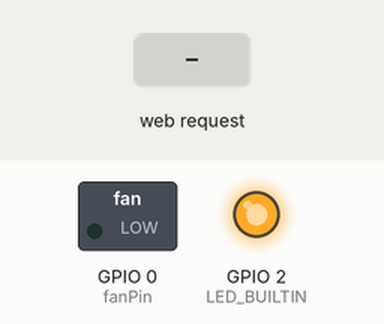
This sketch was run on a simulated ESP8266 (NodeMCU). On the bench: switched loads named in the sketch (green lamp = pin HIGH), output pins drawn as LEDs (lit = HIGH, except the on-board LED, lit = LOW). Inputs (shaded band) come from the test bench. WiFi joins after 1.5 s; servers stay silent unless stated; what the sketch prints to the serial monitor is not drawn.

Above: at 2.7 s.
2.8 s: HTTP request GET /FAN=ON received
At 3.2 s:
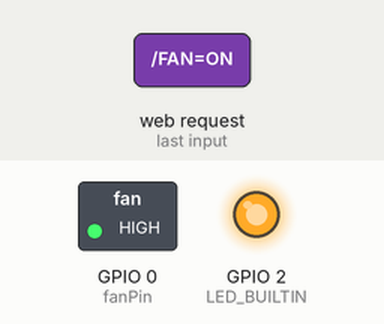
4.3 s: HTTP request GET /FAN=OFF received
At 5.5 s:
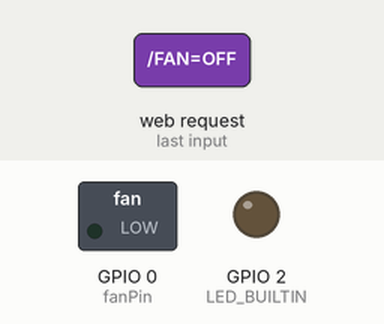
Timing chart, 0 to 7.3 s (numbered marks = the images above; inputs shaded):
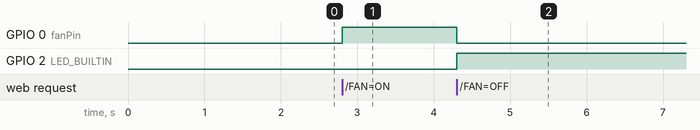

Measured:
- after the input at 2.8 s, GPIO 0 (fanPin): LOW → HIGH at once
- after the input at 4.3 s, GPIO 0 (fanPin): HIGH → LOW at once; GPIO 2 (LED_BUILTIN): LOW → HIGH at once

The sketch:

WiFan.ino
```cpp
//Made by Reid Bailey using https://github.com/esp8266/Arduino/tree/master/doc/esp8266wifi
//
//For use with ESP-01, HW-305 ESP-01 USB Serial Adapter (programmer) and ESP-01S Relay V1.0 (single Relay Module):
//  Ensure IO0 pin is grounded before uploading.
//  Ensure EN pin is pulled up (connected to 3.3V pin) before use.
//  Tools Settings:
//    Board:"Generic ESP8266 Module"
//    Builtin LED: "2"
//    Upload Speed: "115200"
//    CPU Frequency: "80MHz"
//    Crystal Frequency: "26Mhz"
//    Flash Size: "512KB (FS:64KB OTA:~214KB)"
//    Flash Mode: "DIO"
//    Flash Frequency: : "40MHz"
//    Reset Method: "no dtr (aka ck)"
//    Debug Port: "Disabled"
//    Debug Level: "None"
//    IwIP Variant: "v2 Lower Memory"
//    VTables: "Flash"
//    Exceptions: "Legacy (new can return nullptr)
//    Erase Flash: "Only Sketch"
//    Espressif FW: "nonos-sdk 2.2.1+100 (190703)"
//    SSL Support: "All SSL ciphers (most compatible)"
//    Port: "COM 8" ##NOTE: YOURS MAY NOT BE##
//
//  Compiling successfully with Arduino IDE v1.8.11 and esp8266 by ESP8266 community v2.6.3

#include <ESP8266WiFi.h>

const char* WiFi_hostname = "WiFan";
const char* ssid = "DWR-921-07CC";
const char* password = "______";

int fanPin = 0;

WiFiServer server(80);

void setup() {
  Serial.begin(9600);
  delay(10);

  pinMode(fanPin, OUTPUT);
  pinMode(LED_BUILTIN, OUTPUT);
  digitalWrite(fanPin, LOW);

  // Connect to WiFi network
  Serial.println();
  Serial.println();
  Serial.print("Connecting to ");
  Serial.println(ssid);

  WiFi.hostname(WiFi_hostname);
  WiFi.begin(ssid, password);

  while (WiFi.status() != WL_CONNECTED) {
    delay(500);
    Serial.print(".");
  }
  Serial.println("");
  Serial.println("WiFi connected");

  // Start the server
  server.begin();
  Serial.println("Server started");

  // Print the IP address
  Serial.print("Use this URL to connect: ");
  Serial.print("http://");
  Serial.print(WiFi.localIP());
  Serial.println("/");
}

void loop() {
  // Check if a client has connected
  WiFiClient client = server.available();
  if (!client) {
    return;
  }

  // Wait until the client sends some data
  Serial.println("new client");
  while(!client.available()){
    delay(1);
  }

  // Read the first line of the request
  String request = client.readStringUntil('\r');
  Serial.println(request);
  client.flush();

  // Match the request

  int value = HIGH;
  if (request.indexOf("/FAN=ON") != -1)  {
    digitalWrite(fanPin, HIGH);
    digitalWrite(LED_BUILTIN, LOW);   // turn the LED on (LOW on ESP-01)
    value = HIGH;
  }
  if (request.indexOf("/FAN=OFF") != -1)  {
    digitalWrite(fanPin, LOW);
    digitalWrite(LED_BUILTIN, HIGH);   // turn the LED off (HIGH on ESP-01)
    value = LOW;
  }

  // Return the response
  client.println("HTTP/1.1 200 OK");
  client.println("Content-Type: text/html");
  client.println("");
  client.println("<!DOCTYPE HTML>");
  client.println("<html>");
  client.println("<head>");
  client.println("<style>");
  client.println("body {background-color: black;}");
  client.println("body {color: white;}");
  client.println("body {zoom: 9;}");
  client.println("body {font-family: 'Courier New', Monospace;}");
  client.println("</style>");
  client.println("</head>");
  client.println("<body>");

  client.print("Fan is now: ");

  if(value == HIGH) {
    client.print("On");
  } else {
    client.print("Off");
  }
  client.println("<br><br>");
  client.println("<a href=\"/FAN=ON\"\"><button>On </button></a>");
  client.println("<a href=\"/FAN=OFF\"\"><button>Off </button></a><br />");
  client.println("</body>");
  client.println("</html>");

  delay(1);
  Serial.println("Client disonnected");
  Serial.println("");

}
```
